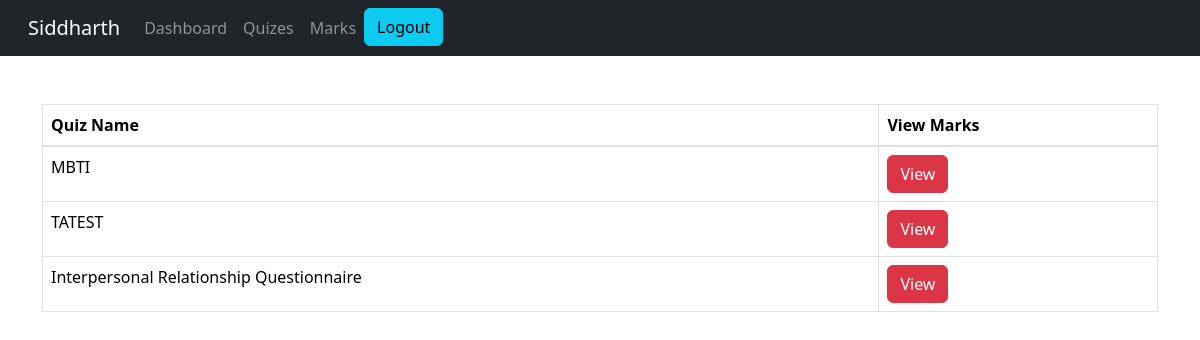
Page /student/view-result (signed in) on the committed database.
### quiz/models.py (models this page shows, shortened)
class Course(models.Model):
   course_name = models.CharField(max_length=50)
   question_number = models.PositiveIntegerField()
   total_marks = models.PositiveIntegerField()

### student/views.py (the view)
# urls.py: path('view-result', views.view_result_view,name='view-result'),
@login_required(login_url='studentlogin')
@user_passes_test(is_student)
def view_result_view(request):
    courses=QMODEL.Course.objects.all()
    return render(request,'student/view_result.html',{'courses':courses})

### student/views.py (called while the page is built)
def is_student(user):
    return user.groups.filter(name='STUDENT').exists()

### student/templates/student/view_result.html (shortened to what this page needs)
{% extends 'student/studentbase.html' %}
{% block content %}
<head>
    <link href="http://netdna.bootstrapcdn.com/bootstrap/4.0.0-beta/css/bootstrap.min.css" rel="stylesheet">
    <link rel="stylesheet" href="https://maxcdn.bootstrapcdn.com/bootstrap/4.4.1/css/bootstrap.min.css">
    <link href="https://maxcdn.bootstrapcdn.com/font-awesome/4.3.0/css/font-awesome.min.css" rel="stylesheet">
    <link href="https://cdn.jsdelivr.net/npm/bootstrap@5.3.1/dist/css/bootstrap.min.css" rel="stylesheet">
  </head>
<br><br>
<div class="container">
  <table class="table table-bordered">
    <thead>
      <tr>
        <th scope="col">Quiz Name</th>
        <th scope="col">View Marks</th>
      </tr>
    </thead>
    <tbody>
      {% for t in courses %}
      <tr>
        <td>{{ t.course_name }}</td>
        <td><a class = "btn btn-danger" href = "{% url 'check-marks' t.id %}">View</a></td>
      </tr>
      {% endfor %}
    </tbody>
  </table>
</div>
{% endblock content %}

### student/templates/student/studentbase.html (shortened to what this page needs)
<!DOCTYPE html>
{% load static %}
<html lang="en" dir="ltr">
<head>
  <link href="https://cdn.jsdelivr.net/npm/bootstrap@5.3.2/dist/css/bootstrap.min.css" rel="stylesheet">
  <link rel="stylesheet" href="https://cdnjs.cloudflare.com/ajax/libs/font-awesome/5.12.1/css/all.min.css">
</head>
<body>
<nav class="navbar navbar-expand-lg navbar-dark bg-dark">
  <div class="container-fluid">
    <a class="navbar-brand mx-3" href="#">{{request.user.first_name}}</a>
      <div class="collapse navbar-collapse mx -3" id="navbarNav">
          <ul class="navbar-nav">
              <li class="nav-item">
                  <a class="nav-link mx - 3" href="/student/student-dashboard">Dashboard</a>
              </li>
              <li class="nav-item">
                  <a class="nav-link mx - 3 " href="/student/student-exam">Quizes</a>
              </li>
              <li class="nav-item">
                  <a class="nav-link mx - 3" href="/student/student-marks">Marks</a>
              </li>
              <li class="nav-item">
                <a class = "btn btn-info" class="nav-link" href="/logout">Logout</a>
            </li>
        </ul>
      </div>
  </div>
</nav>
  {% block content %}
  {% endblock content %}
  <br><br><br>
  {% include "quiz/footer.html" %}
</body>
</html>

### student/templates/student/studentbase.html (style rules this page uses)
a:link { text-decoration: none; }
body { margin: 0; padding: 0; font-family: "Gill Sans", sans-serif;; }

### student/templates/student/view_result.html (style rules this page uses)
a:link { text-decoration: none; }

### rows in the picture
Course: course_name "MBTI"
Course: course_name "TATEST"
Course: course_name "Interpersonal Relationship Questionnaire"

### other values in the picture
{{ request.user.first_name }} "Siddharth"
